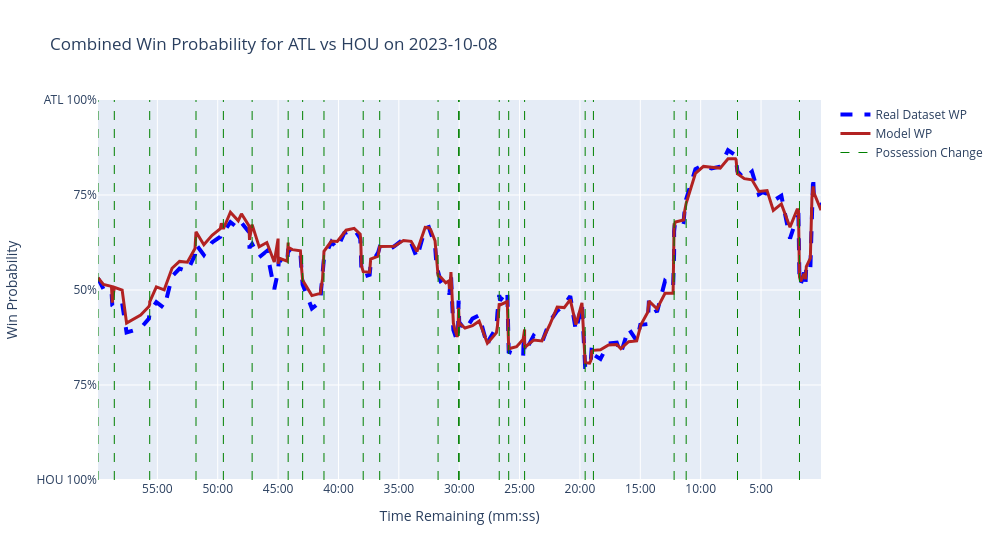

Here is the notebook cell this chart was saved with:
### Markdown cell above
Wow. Qualitatively, the model's output looks incredibly similar to the baseline graph. I had to scroll up and down a few times to make sure I didn't use the wrong dataset for the graphing, but I suppose that the small `mean_squared_error` value represented our output quite well. In order to see the small differences, I decided to plot both the dataset and model datapoints on the same graph.

### Code cell
fig_combined = go.Figure()

# dataset line
fig_combined.add_trace(go.Scatter(
    x=time_remaining,
    y=game_df_sorted['wp_normalized'] * 100,
    mode='lines',
    hovertext=[f"Dataset Win Probability: {round(float(wp), 2)}%" for wp in dataset_wp_transformed],
    name=f'Real Dataset WP',
    hoverinfo='text',
    line=dict(color='blue', width=4, dash='dash'),
))

# predicted WP from the model
fig_combined.add_trace(go.Scatter(
    x=time_remaining,
    y=game_df['predicted_win_prob'] * 100,
    mode='lines',
    name=f'Model WP',
    hovertext=[f"{home_team} Score: {hs}<br>{away_team} Score: {as_}<br>Win Probability: {100*wp:.2f}%<br>Time Remaining: {format_time_remaining(tr)}"
               for hs, as_, wp, tr in zip(game_df['home_team_score'], game_df['away_team_score'], game_df['predicted_win_prob'], time_remaining)],
    hoverinfo='text',
    line=dict(color='firebrick', width=3),
))

# same possession change plot from before
fig_combined.add_trace(go.Scatter(
    x=possession_change_x,
    y=[0, 100, None] * len(possession_change_times),
    mode='lines',
    name='Possession Change',
    line=dict(color="green", width=1, dash="dash"),
    showlegend=True,
))

# update layout for combined plot
fig_combined.update_layout(
    title=f"Combined Win Probability for {home_team} vs {away_team} on {game_date}",
    xaxis_title="Time Remaining (mm:ss)",
    yaxis_title=f"Win Probability",
    yaxis=dict(
        range=[0, 100],
        tickvals=[0, 25, 50, 75, 100],
        ticktext=[f"{away_team} 100%", "75%", "50%", "75%", f"{home_team} 100%"],
    ),
    xaxis=dict(
        tickvals=tickvals,
        ticktext=ticktext,
        range=[total_seconds, 0],
        autorange="reversed",
    ),
    width=1000,
    hovermode='closest',
    showlegend=True,
)

# show the combined graph
fig_combined.show()

### Figure 1 — Plotly figure (JSON) as saved in the notebook; plotly's stock layout.template omitted (floating-point values rounded to 4 significant figures; data arrays with more than 128 entries replaced by an {"elided": "..."} marker saying what was removed)
{"data": [{"hoverinfo": "text", "hovertext": {"elided": "172 str values"}, "line": {"color": "blue", "dash": "dash", "width": 4}, "mode": "lines", "name": "Real Dataset WP", "type": "scatter", "x": {"elided": "172 int values"}, "y": {"elided": "172 float values"}}, {"hoverinfo": "text", "hovertext": {"elided": "172 str values"}, "line": {"color": "firebrick", "width": 3}, "mode": "lines", "name": "Model WP", "type": "scatter", "x": {"elided": "172 int values"}, "y": {"elided": "172 float values"}}, {"line": {"color": "green", "dash": "dash", "width": 1}, "mode": "lines", "name": "Possession Change", "showlegend": true, "type": "scatter", "x": [3595, 3595, null, 3514, 3514, null, 3338, 3338, null, 3108, 3108, null, 2972, 2972, null, 2829, 2829, null, 2650, 2650, null, 2578, 2578, null, 2472, 2472, null, 2277, 2277, null, 2195, 2195, null, 1905, 1905, null, 1803, 1803, null, 1800, 1800, null, 1601, 1601, null, 1554, 1554, null, 1475, 1475, null, 1174, 1174, null, 1133, 1133, null, 732, 732, null, 672, 672, null, 417, 417, null, 109, 109, null], "y": [0, 100, null, 0, 100, null, 0, 100, null, 0, 100, null, 0, 100, null, 0, 100, null, 0, 100, null, 0, 100, null, 0, 100, null, 0, 100, null, 0, 100, null, 0, 100, null, 0, 100, null, 0, 100, null, 0, 100, null, 0, 100, null, 0, 100, null, 0, 100, null, 0, 100, null, 0, 100, null, 0, 100, null, 0, 100, null, 0, 100, null]}], "layout": {"hovermode": "closest", "showlegend": true, "title": {"text": "Combined Win Probability for ATL vs HOU on 2023-10-08"}, "width": 1000, "xaxis": {"autorange": "reversed", "range": [3595, 0], "ticktext": ["0:00", "5:00", "10:00", "15:00", "20:00", "25:00", "30:00", "35:00", "40:00", "45:00", "50:00", "55:00"], "tickvals": [0, 300, 600, 900, 1200, 1500, 1800, 2100, 2400, 2700, 3000, 3300], "title": {"text": "Time Remaining (mm:ss)"}}, "yaxis": {"range": [0, 100], "ticktext": ["HOU 100%", "75%", "50%", "75%", "ATL 100%"], "tickvals": [0, 25, 50, 75, 100], "title": {"text": "Win Probability"}}}}
